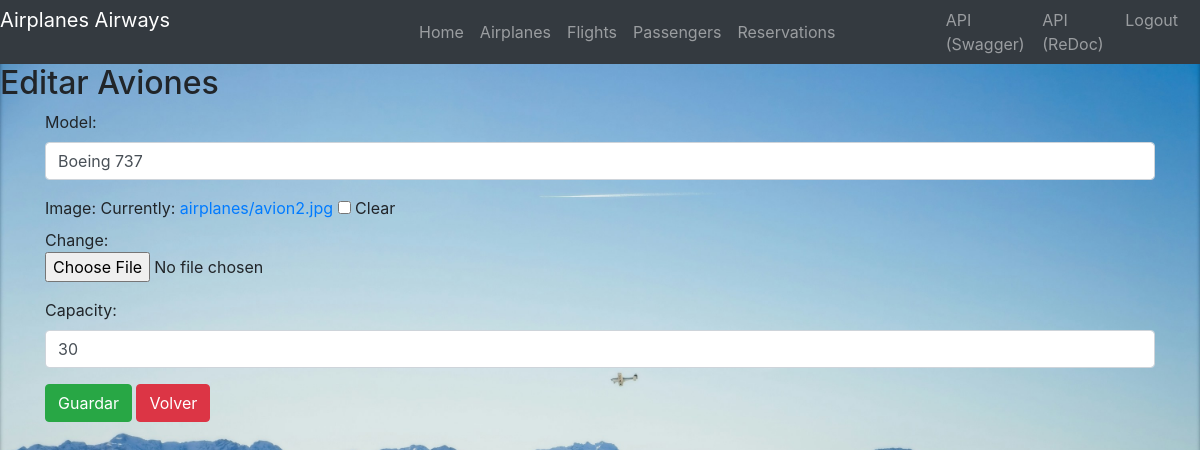
Page /airplanes/airplane_update/1/ (signed in) on the earlier database version.
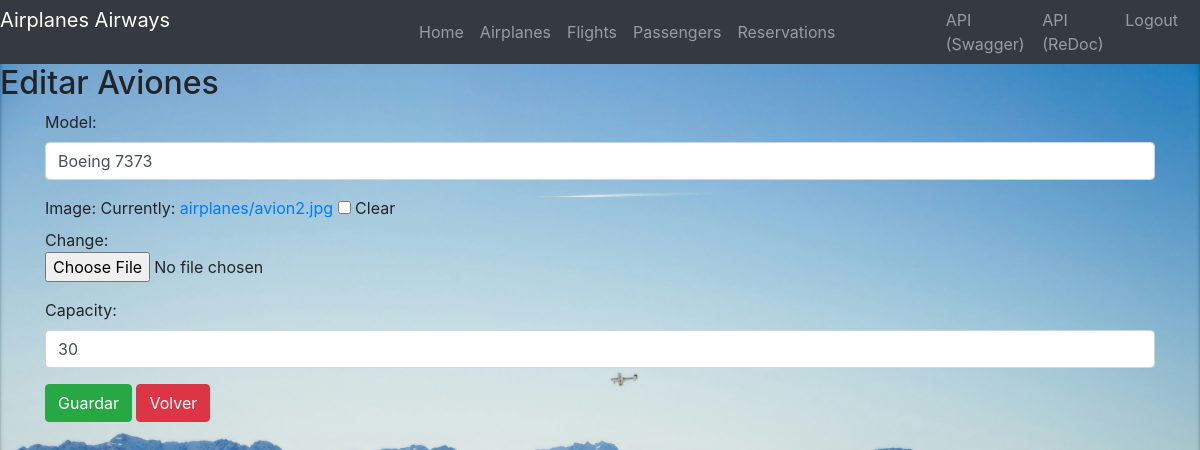
Same page on the later database version.
### apps/airplanes/models.py (models this page shows, shortened)
class Airplane(models.Model):
    model = models.CharField(max_length=100)
    image = models.ImageField(upload_to='airplanes/', blank=True, null=True)
    capacity = models.IntegerField()
    rows = models.IntegerField()
    columns = models.IntegerField()

### apps/airplanes/views.py (the view)
class AirplaneEdit(UpdateView):
    model = Airplane
    form_class = AirlineForm
    template_name = 'airplanes/edit.html'
    pk_url_kwarg = 'airplane_id'
    success_url = reverse_lazy('airplane_list')

### apps/airplanes/forms.py
class AirlineForm(forms.ModelForm):
    class Meta:
        model = Airplane
        fields = ['model', 'image', 'capacity']  # Elimina 'rows' y 'columns'
        widgets = {
            'model' : forms.TextInput(
                attrs={
                    'class':'form-control',
                    'placeholder':'Ingrese el modelo'
                }
            ),
            'image' : forms.ClearableFileInput(
                attrs={
                    'class':'form-control-file'
                }
            ),
            'capacity' : forms.NumberInput(
                attrs={
                    'class':'form-control',
                    'placeholder':'Ingrese la capacidad'
                }
            ),
        }

### apps/airplanes/templates/airplanes/edit.html (shortened to what this page needs)
{% extends 'base.html' %}
{% block content %}
{% if user.is_authenticated and user.role_id.description == 'Admin' %}
<h2>Editar Aviones</h2>
<div class="container">
    <form method="post" enctype="multipart/form-data">
        <div class="form-group">
            {{ form.as_p }}
            <button type="submit" class="btn btn-success">Guardar</button>
            <a class="btn btn-danger" href="{% url 'airplane_list' %}">Volver</a>
        </div>
    </form>
</div>
{% else %}
Solo los Administradores pueden crear aviones.
<p>Por favor, <a href="{% url 'login' %}">inicia sesión</a> para crear un avión.</p>
{% endif %}
{% endblock %}

Differences in the rows shown:
changed Airplane: model "Boeing 737" → "Boeing 7373"
